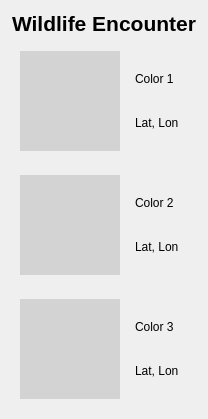
<?xml version="1.0" encoding="UTF-8"?>
<ui version="4.0">
 <class>WildlifeEncounterUI</class>
 <widget class="QWidget" name="WildlifeEncounterUI">
  <property name="windowTitle">
   <string>Wildlife Encounter</string>
  </property>
  <layout class="QVBoxLayout" name="verticalLayout">
   <item>
    <widget class="QLabel" name="titleLabel">
     <property name="text">
      <string>Wildlife Encounter</string>
     </property>
     <property name="alignment">
      <set>Qt::AlignCenter</set>
     </property>
     <property name="font">
      <font>
       <pointsize>16</pointsize>
       <bold>true</bold>
       <weight>75</weight>
      </font>
     </property>
    </widget>
   </item>

   <!-- Wildlife Box 1 Container -->
   <item>
    <widget class="QWidget" name="box1Container">
     <layout class="QHBoxLayout" name="layoutBox1">
      <item>
       <widget class="QWidget" name="color1_rect">
        <property name="minimumSize">
         <size>
          <width>100</width>
          <height>100</height>
         </size>
        </property>
        <property name="styleSheet">
         <string notr="true">QWidget { background-color: lightgray; }</string>
        </property>
       </widget>
      </item>
      <item>
       <widget class="QWidget" name="labelContainer1">
        <layout class="QVBoxLayout" name="layoutLabels1">
         <item>
          <widget class="QLabel" name="label1">
           <property name="text">
            <string>Color 1</string>
           </property>
          </widget>
         </item>
         <item>
          <widget class="QLabel" name="coord_label1">
           <property name="text">
            <string>Lat, Lon</string>
           </property>
          </widget>
         </item>
        </layout>
       </widget>
      </item>
     </layout>
    </widget>
   </item>

   <!-- Wildlife Box 2 Container -->
   <item>
    <widget class="QWidget" name="box2Container">
     <layout class="QHBoxLayout" name="layoutBox2">
      <item>
       <widget class="QWidget" name="color2_rect">
        <property name="minimumSize">
         <size>
          <width>100</width>
          <height>100</height>
         </size>
        </property>
        <property name="styleSheet">
         <string notr="true">QWidget { background-color: lightgray; }</string>
        </property>
       </widget>
      </item>
      <item>
       <widget class="QWidget" name="labelContainer2">
        <layout class="QVBoxLayout" name="layoutLabels2">
         <item>
          <widget class="QLabel" name="label2">
           <property name="text">
            <string>Color 2</string>
           </property>
          </widget>
         </item>
         <item>
          <widget class="QLabel" name="coord_label2">
           <property name="text">
            <string>Lat, Lon</string>
           </property>
          </widget>
         </item>
        </layout>
       </widget>
      </item>
     </layout>
    </widget>
   </item>

   <!-- Wildlife Box 3 Container -->
   <item>
    <widget class="QWidget" name="box3Container">
     <layout class="QHBoxLayout" name="layoutBox3">
      <item>
       <widget class="QWidget" name="color3_rect">
        <property name="minimumSize">
         <size>
          <width>100</width>
          <height>100</height>
         </size>
        </property>
        <property name="styleSheet">
         <string notr="true">QWidget { background-color: lightgray; }</string>
        </property>
       </widget>
      </item>
      <item>
       <widget class="QWidget" name="labelContainer3">
        <layout class="QVBoxLayout" name="layoutLabels3">
         <item>
          <widget class="QLabel" name="label3">
           <property name="text">
            <string>Color 3</string>
           </property>
          </widget>
         </item>
         <item>
          <widget class="QLabel" name="coord_label3">
           <property name="text">
            <string>Lat, Lon</string>
           </property>
          </widget>
         </item>
        </layout>
       </widget>
      </item>
     </layout>
    </widget>
   </item>
  </layout>
 </widget>
 <resources/>
 <connections/>
</ui>
